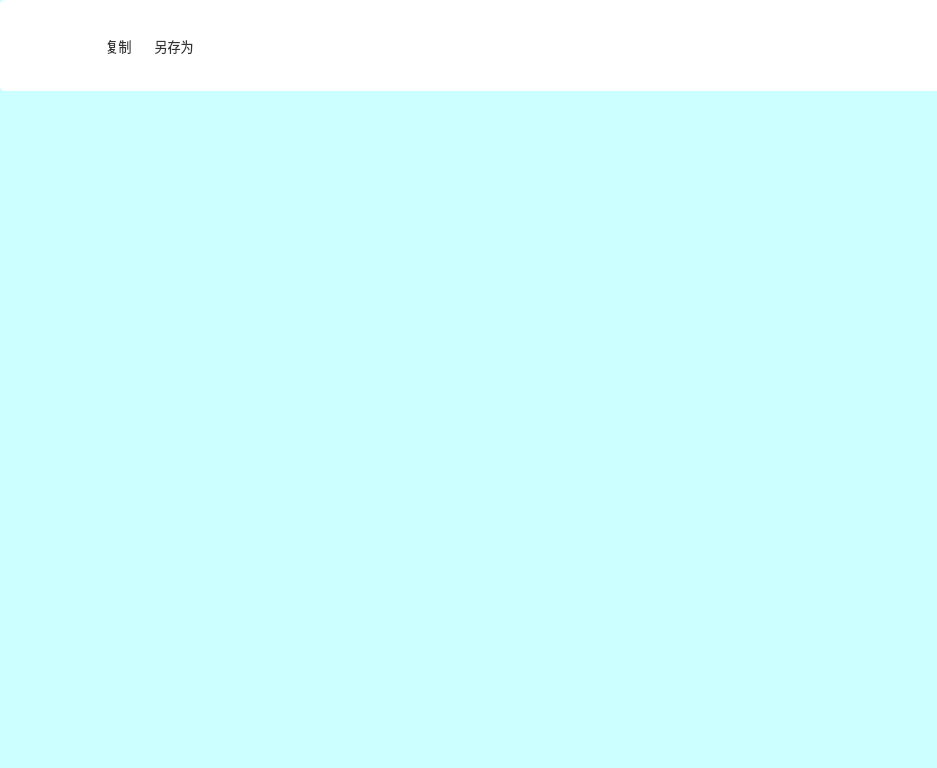
<?xml version="1.0" encoding="UTF-8"?>
<ui version="4.0">
 <class>Form</class>
 <widget class="QWidget" name="Form">
  <property name="geometry">
   <rect>
    <x>0</x>
    <y>0</y>
    <width>937</width>
    <height>768</height>
   </rect>
  </property>
  <property name="windowTitle">
   <string>Form</string>
  </property>
  <property name="styleSheet">
   <string notr="true">QWidget#Form{
    border-radius: 5px;
	background:#CCFFFF;
}

QToolButton{
font:13px;
color:#ABD6FF;
border-style:solid;
border-width:0px;
padding:3px;
}
QToolButton:hover,QToolButton:presse{
background:#067DB8;
}
QToolButton:checked{
color:#FFFFFF;
border-style:solid;
border-width:0px 4px 0px 0px;
border-color:#00B7DE;
padding:8px 4px 8px 8px;
background:qlineargradient(spread:pad,x1:0,y1:0,x2:0,y2:1,stop:0 #00326B,stop:1 #00346D);
}</string>
  </property>
  <widget class="QWidget" name="topMenuWidget" native="true">
   <property name="geometry">
    <rect>
     <x>0</x>
     <y>0</y>
     <width>941</width>
     <height>91</height>
    </rect>
   </property>
   <property name="styleSheet">
    <string notr="true">QWidget#topMenuWidget{
    border-radius: 5px;
	background:#FFFFFF;
}

QToolButton,QPushButton{
font:13px;
color:#333333;
border-style:solid;
border-width:0px;
padding:3px;
}
QToolButton:hover,QToolButton:presse{
background:#067DB8;
color:#FFFFFF;
}
QToolButton:checked{
color:#FFF;
border-style:solid;
border-width:0px 4px 0px 0px;
border-color:#00B7DE;
padding:8px 4px 8px 8px;
background:qlineargradient(spread:pad,x1:0,y1:0,x2:0,y2:1,stop:0 #00326B,stop:1 #00346D);
}
</string>
   </property>
   <layout class="QHBoxLayout" name="horizontalLayout">
    <item alignment="Qt::AlignVCenter">
     <widget class="QPushButton" name="pushButton">
      <property name="text">
       <string/>
      </property>
      <property name="icon">
       <iconset resource="Res.qrc">
        <normaloff>:/res/drawable/images/ic_back_icon.png</normaloff>:/res/drawable/images/ic_back_icon.png</iconset>
      </property>
      <property name="iconSize">
       <size>
        <width>35</width>
        <height>35</height>
       </size>
      </property>
     </widget>
    </item>
    <item>
     <spacer name="horizontalSpacer_2">
      <property name="orientation">
       <enum>Qt::Horizontal</enum>
      </property>
      <property name="sizeType">
       <enum>QSizePolicy::Fixed</enum>
      </property>
      <property name="sizeHint" stdset="0">
       <size>
        <width>50</width>
        <height>20</height>
       </size>
      </property>
     </spacer>
    </item>
    <item alignment="Qt::AlignVCenter">
     <widget class="QToolButton" name="appCopyView">
      <property name="sizePolicy">
       <sizepolicy hsizetype="Minimum" vsizetype="Fixed">
        <horstretch>0</horstretch>
        <verstretch>0</verstretch>
       </sizepolicy>
      </property>
      <property name="text">
       <string>复制</string>
      </property>
      <property name="icon">
       <iconset resource="Res.qrc">
        <normaloff>:/res/drawable/images/ic_copy_imagevie.png</normaloff>:/res/drawable/images/ic_copy_imagevie.png</iconset>
      </property>
      <property name="iconSize">
       <size>
        <width>35</width>
        <height>35</height>
       </size>
      </property>
      <property name="toolButtonStyle">
       <enum>Qt::ToolButtonTextUnderIcon</enum>
      </property>
     </widget>
    </item>
    <item>
     <widget class="QToolButton" name="toolButton_2">
      <property name="sizePolicy">
       <sizepolicy hsizetype="Minimum" vsizetype="Fixed">
        <horstretch>0</horstretch>
        <verstretch>0</verstretch>
       </sizepolicy>
      </property>
      <property name="text">
       <string>另存为</string>
      </property>
      <property name="icon">
       <iconset resource="Res.qrc">
        <normaloff>:/res/drawable/images/ic_save_another.png</normaloff>:/res/drawable/images/ic_save_another.png</iconset>
      </property>
      <property name="iconSize">
       <size>
        <width>35</width>
        <height>35</height>
       </size>
      </property>
      <property name="toolButtonStyle">
       <enum>Qt::ToolButtonTextUnderIcon</enum>
      </property>
     </widget>
    </item>
    <item>
     <spacer name="horizontalSpacer">
      <property name="orientation">
       <enum>Qt::Horizontal</enum>
      </property>
      <property name="sizeType">
       <enum>QSizePolicy::MinimumExpanding</enum>
      </property>
      <property name="sizeHint" stdset="0">
       <size>
        <width>40</width>
        <height>20</height>
       </size>
      </property>
     </spacer>
    </item>
   </layout>
  </widget>
 </widget>
 <resources/>
 <connections/>
</ui>
